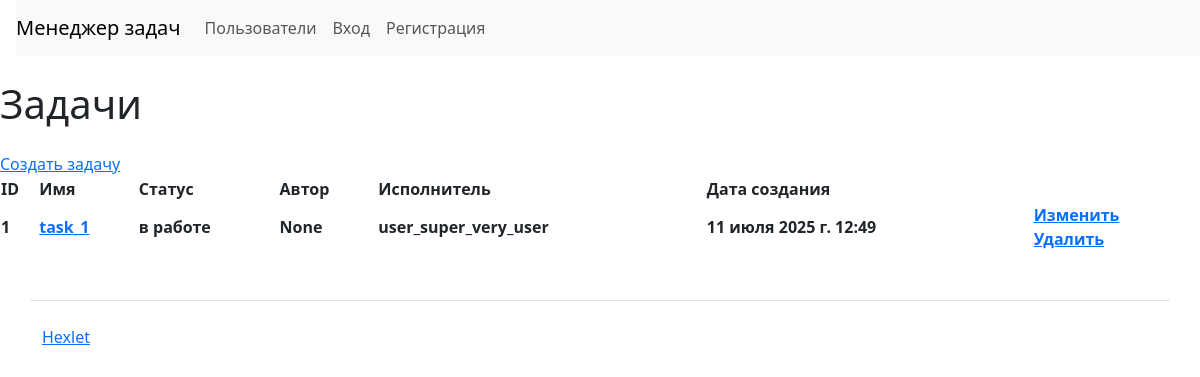
Page /tasks/ on the earlier database version.
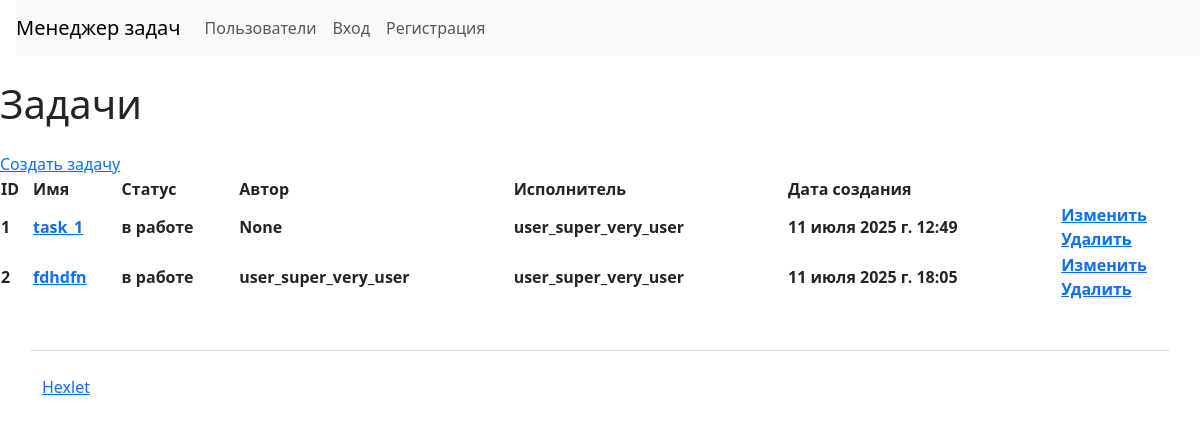
Same page on the later database version.
### task_manager/tasks/models.py (models this page shows, shortened)
class TasksModel(models.Model):
    name = models.CharField(max_length=255)
    description = models.TextField()
    status = models.ForeignKey(StatusesModel, on_delete=models.PROTECT, null=True)
    author = models.ForeignKey(User, on_delete=models.PROTECT, related_name='created_task', null=True)
    executor = models.ForeignKey(User, on_delete=models.PROTECT, related_name='executor_task', null=True)
    labels = models.ManyToManyField(LabelsModel)
    date_create = models.DateTimeField(auto_now_add=True)

### task_manager/statuses/models.py (models this page shows)
class StatusesModel(models.Model):
    name = models.CharField(max_length=255)
    author = models.ForeignKey(User, on_delete=models.CASCADE, null=True)
    date_create = models.DateTimeField(auto_now_add=True)
    def __str__(self):
        return self.name

### task_manager/tasks/views.py (the view)
# urls.py: path('', TasksView.as_view(), name='list_tasks'),
class TasksView(ListView):
    model = TasksModel
    template_name = 'tasks/tasks.html'
    context_object_name = 'tasks'

### task_manager/templates/tasks/tasks.html
{% extends "base.html" %}
{% load django_bootstrap5 %}
{% block content %}
<h1 class="my-4">Задачи</h1>
<a href={% url 'create_task' %}>Создать задачу</a>
<table>
    <thead>
        <tr>
            <th>ID</th>
            <th>Имя</th>
            <th>Статус</th>
            <th>Автор</th>
            <th>Исполнитель</th>
            <th>Дата создания</th>
        </tr>
    </thead>
    <tbody>
        {% for task in tasks %}
        <tr>
            <th>{{ task.id }}</th>
            <th><a href={% url 'viewing_task' task.pk %}>{{ task.name }}</a></th>
            <th>{{ task.status }}</th>
            <th>{{ task.author }}</th>
            <th>{{ task.executor }}</th>
            <th>{{ task.date_create }}</th>
            <th>
              <a href={% url 'update_task' task.pk %}>Изменить</a><br>
              <a href={% url 'delete_task' task.pk %}>Удалить</a>
            </th>
        </tr>
        {% endfor %}
    </tbody>
</table>
{% endblock %}

Differences in the rows shown:
added TasksModel: id "2", name "fdhdfn", status "в работе", author "user_super_very_user", executor "user_super_very_user", date_create "11 июля 2025 г. 18:05"
